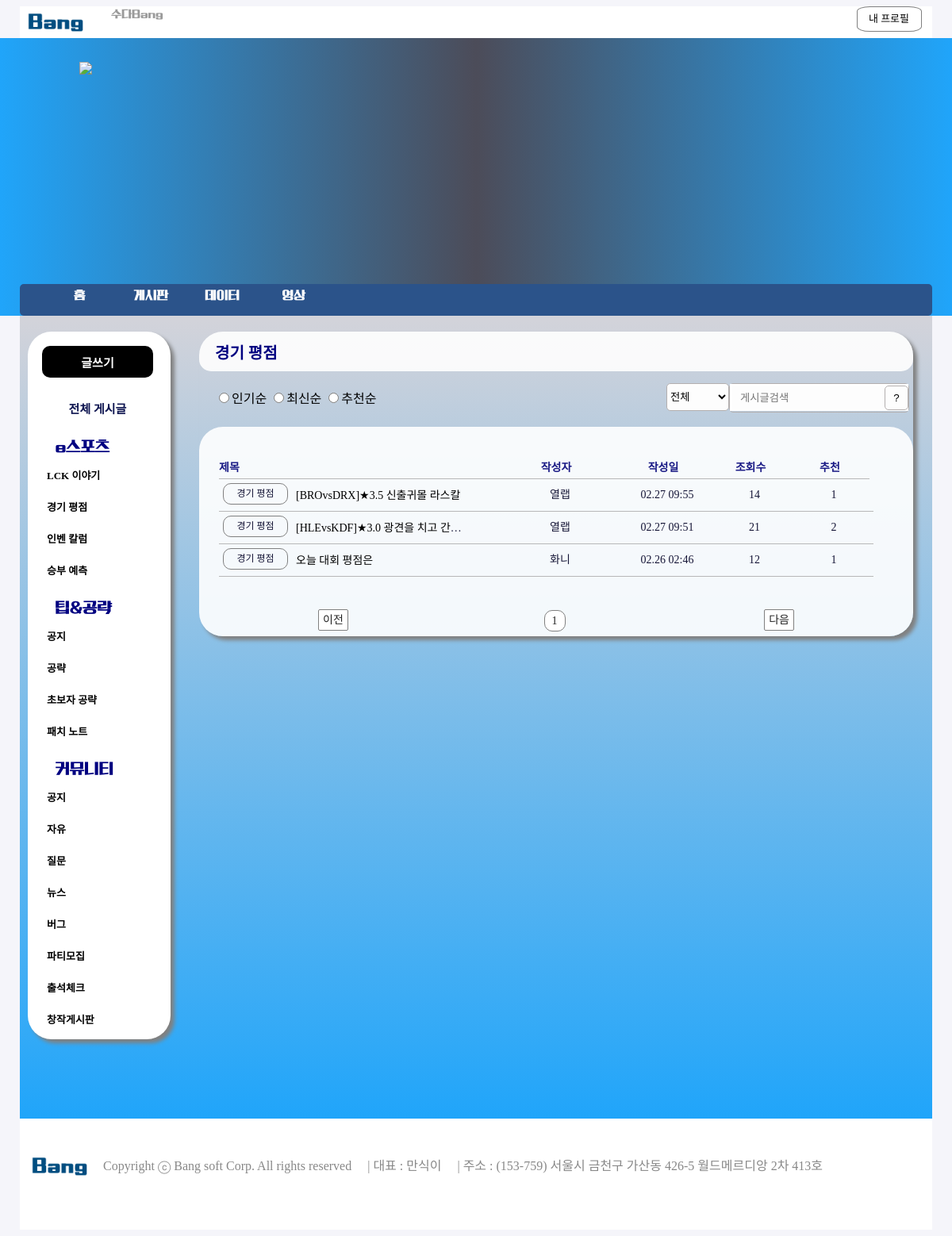
Screenshot of /bang/League_of_Legends/board/경기 평점 (signed in) with the database file from the repository.
### bang/models.py (models this page shows, shortened)
class Board(models.Model):
    title = models.CharField(max_length=100)
    content = models.TextField()
    nname = models.CharField(max_length=20)
    rdate =  models.DateTimeField()
    lookup = models.IntegerField(default=0)
    like = models.IntegerField(default=0)
    ccode = models.CharField(max_length=20)
    member = models.ForeignKey(Member, on_delete=models.CASCADE)

### bang/views.py (the view)
# urls.py: path('board/<ccode>', views.boardcategory, name='boardcategory'),
def boardcategory(request, ccode):
    signin_ok_user = request.session.get('signin_ok_user')
    board = Board.objects.filter(ccode=ccode).annotate(comment_count=Count('board_comment')).order_by('-id').values()
    paginator = Paginator(board, '20')
    page = request.GET.get('page', '1')
    page_obj = paginator.get_page(page)
    if board:
        order = request.GET.get('order', '')
        if order:
            context=orderInCategory(request, order, ccode)
            return render(request, 'boardbycategory.html', context)
        else:
            ccode = board[0]['ccode']
            context = {
                'signin_ok_user': signin_ok_user,
                'page_obj': page_obj,
                'ccode': ccode,
            }
            return render(request, 'boardbycategory.html', context)
    else:
        return redirect('bang:boardbycategory')

### bang/templates/boardbycategory.html (shortened to what this page needs)
{% load static %}
<!DOCTYPE html>
<html>
<head>
	<link rel="stylesheet" href="{% static 'css/nav_category.css' %}">
	<link rel="stylesheet" href="{% static 'css/board.css' %}">
</head>
<body>
{% include 'header.html' %}
<div class="body_container">
	<div class="nav_container">
		<nav>
		<div class="article-write-wrapper">
			<button id="article-write-button" type="button"><span id="article-write-span" onclick="location.href='/bang/League_of_Legends/write'">글쓰기</span></button>
		</div>
		<div class="article-all-wrapper">
			<button id="article-all-button" type="button" onclick="location.href='../board/'"><span id="article-all-span">전체 게시글</span></button>
		</div>
		<div class="article-parents-title">
			<div class="article-parents-title"><strong>e스포츠</strong></div>
			<div class="article-childs-title">
				<div><li><button id="article-childs-item-button"><span id="article-childs-item-span" onclick="location.href='../board/LCK 이야기'">LCK 이야기</span></button ></li></div>
				<div><li><button id="article-childs-item-button" onclick="location.href='../board/경기 평점'"><span id="article-childs-item-span">경기 평점</span></button></li></div>
				<div><li><button id="article-childs-item-button" onclick="location.href='../board/인벤 칼럼'"><span id="article-childs-item-span">인벤 칼럼</span> </button></li></div>
				<div><li><button id="article-childs-item-button" onclick="location.href='../board/승부 예측'"><span id="article-childs-item-span">승부 예측</span> </button></li></div>
			</div>
			<div class="article-parents-title"><strong>팁&공략</strong></div>
			<div class="article-childs-title">
				<div><li><button id="article-childs-item-button" onclick="location.href='../board/[팁&공략] 공지'"><span id="article-childs-item-span">공지</span></button ></li></div>
				<div><li><button id="article-childs-item-button" ><span id="article-childs-item-span" onclick="location.href='../board/공략'">공략</span></button></li></div>
				<div><li><button id="article-childs-item-button" onclick="location.href='../board/초보자 공략'"><span id="article-childs-item-span">초보자 공략</span> </button></li></div>
				<div><li><button id="article-childs-item-button" onclick="location.href='../board/패치 노트'"><span id="article-childs-item-span">패치 노트</span> </button></li></div>
			</div>
			<div class="article-parents-title"><strong>커뮤니티</strong></div>
			<div class="article-childs-title">
				<div><li><button id="article-childs-item-button" onclick="location.href='../board/[커뮤니티] 공지'"><span id="article-childs-item-span">공지</span></button></li></div>
				<div><li><button id="article-childs-item-button" onclick="location.href='../board/자유'"><span id="article-childs-item-span">자유</span></button></li></div>
				<div><li><button id="article-childs-item-button" onclick="location.href='../board/질문'"><span id="article-childs-item-span">질문</span> </button></li></div>
				<div><li><button id="article-childs-item-button" onclick="location.href='../board/뉴스'"><span id="article-childs-item-span">뉴스</span> </button></li></div>
				<div><li><button id="article-childs-item-button" onclick="location.href='../board/버그'"><span id="article-childs-item-span">버그</span> </button></li></div>
				<div><li><button id="article-childs-item-button"><span id="article-childs-item-span" onclick="location.href='../board/파티모집'">파티모집</span> </button></li></div>
				<div><li><button id="article-childs-item-button" onclick="location.href='../board/출석체크'"><span id="article-childs-item-span">출석체크</span> </button></li></div>
				<div><li><button id="article-childs-item-button" onclick="location.href='../board/창작게시판'"><span id="article-childs-item-span">창작게시판</span> </button></li></div>
			</div>
			</div>
			</nav>
    	</div>
	<section>
		<div class="center_container">
			{% if ccode %}
			<div class="category-title-wrapper"><span id="show_all_span">{{ccode}}<span></div>
			{% else %}
			<div class="category-title-wrapper"><span id="show_all_span">전체 게시글<span></div>
			{% endif %}
			<div class="search-wrapper">
				<div class="order-bt-wrapper">
				<form name="orderForm" method="get">
					<label>
						<input type="radio" name="order" id="orderbyrank" value="rank">인기순</input>
					</label>
					<label>
						<input type="radio" name="order" id="orderbynew" value="new" >최신순</input>
					</label>
					<label>
						<input type="radio" name="order" id="orderbyvote" value="vote">추천순</input>
					</label>
				</form>
				</div>
				<div class="board_s">
					<div class="input-botton-wrapper">
						<div class="searchBt-wrapper">
							<input id="btn-search" type="button" value="?">
						</div>
						<div class="input-wrapper">
							<input type="text" id="search_kw" name="input" size=20 placeholder="게시글검색" value="{{ kw|default_if_none:''}}">
						</div>
					</div>
					<div class="select-wrapper">
						<select id="select_q" name="q">
							<option value="all" selected>전체</option>
						</select>
					</div>
				</div>
			</div>
			<div class="board-wrapper">
				<div class="board">
					<ul class="board_row title_row">
						<li style="text-align: left;" id="board_li" class="w350"><span>제목</span></li>
						<li id="board_li" class="w150">작성자</li>
						<li id="board_li" class="w120">작성일</li>
						<li id="board_li" class="w100">조회수</li>
						<li id="board_li" class="w100">추천</li>
					</ul>
				</div>
				<div class="board">
					{% if page_obj %}
					{% for board in page_obj %}
					<ul class="board_row data_row">
						<li style="text-align: left; padding-left:5px;" id="board_li" class="w350"><div class="contents-category-wrapper"><label>{{board.ccode}}</label></div>&nbsp;<div class="contents-title-wrapper"><p><a id="contents-title-id" href="{% url 'bang:detail' board.id %}">{{board.title}}</a></p></div><div class="comments-count-wrapper">{% if board.comment_count  %}<span style="color:rgb(152, 0, 255);">({{ board.comment_count }})</span>{% endif %}</div> </li>
						<li id="board_li" class="w150" style="line-height: 40px;"><span>{{board.nname}}</span></li>
						<li id="board_li" class="w120"><span id="date">{{board.rdate |  date:'m.d H:i'}}</span></li>
						<li id="board_li" class="w100"  style="line-height: 40px;"><span>{{board.lookup}}</span></li>
						<li id="board_li" class="w100" style="line-height: 40px;"><span>{{board.like}}</span></li>
					</ul>
					{% endfor %}
					{% endif %}
				</div>
			</div>
			<div class="pagination-container">
				<div class="pagination">
					{% if page_obj.has_previous %}
					<li id="page_li" class="page-item">
						<a class="before_move page-link" data-page="{{ page_obj.previous_page_number }}" href="javascript:void(0)">이전</a>
					</li>
					{% else %}
					<li id="page_li" class="page-item disabled">
						<a class="before_move" tabindex="-1" aria-disabled="true" href="javascript:void(0)">이전</a>
					</li>
					{% endif %}
					<div class="block">
						{% for page_number in page_obj.paginator.page_range %}
						{% if page_number == page_obj.number %}
						<li cid="page_li" class="page-item active" aria-current="page">
							<a class="page-link" data-page="{{ page_number }}" href="javascript:void(0);">{{ page_number }}</a>&nbsp;
						</li>
						{% else %}
						<li id="page_li" class="page-item">
							<a class="page-link" data-page="{{ page_number }}" href="javascript:void(0)">{{ page_number }}</a>&nbsp;
						</li>
						{% endif %}
						{% endfor %}
					</div>
						{% if page_obj.has_next %}
						<li id="page_li" class="page-item">
							<a class="next_move page-link" data-page="{{ page_obj.next_page_number }}" href="javascript:void(0)">다음</a>
						</li>
						{% else %}
						<li id="page_li" class="page-item disabled">
							<a class="next_move" tabindex="-1" aria-disabled="true" href="javascript:void(0)">다음</a>
						</li>
						{% endif %}
				</div>
			</div>
		</div>
	</section>
</div>
{% include 'footer.html' %}
</body>
</html>

### bang/static/css/nav_category.css (style rules this page uses)
.article-write-wrapper, .article-all-wrapper, .article-parents-title { display: block; margin-top: 10%; margin-left: 10%; }
.article-parents-title { margin-bottom: 3%; }
#article-write-button { border: none; width: 140px; height: 40px; border-radius: 10px; background: rgba(0,0,0,9.9); }
#article-all-button { border: none; width: 140px; height: 40px; background-color: white; }
#article-childs-item-button { border: none; width: 100px; height: 40px; text-align: left; background-color: white; }
#article-write-span, #article-all-span { font-family: '나눔스퀘어L'; font-size: 15px; font-weight: 700; }
#article-write-span { color: white; border-radius: 10px; background: rgba(0,0,0,9.9); }
#article-all-span { color:rgb(14, 21, 80); }
#article-childs-item-span { font-family: '나눔스퀘어L'; font-size: 13px; font-weight: 700; text-align: left; }
strong { font-family: '210썸타임L'; font-size: 20px; font-weight: bold; color:navy; }
li { list-style-type: none; }

### rows the page displays
Board: ccode "경기 평점", title "[BROvsDRX]★3.5 신출귀몰 라스칼", nname "열랩", rdate "02.27 09:55", lookup "14", like "1"
Board: ccode "경기 평점", title "오늘 대회 평점은", nname "화니", rdate "02.26 02:46", lookup "12", like "1"

### other values shown
{{ ccode }} "경기 평점"
{{ board.ccode }} "경기 평점"
{{ board.title }} "[HLEvsKDF]★3.0 광견을 치고 간…"
{{ board.nname }} "열랩"
{{ board.rdate |  date:'m.d H:i' }} "02.27 09:51"
{{ board.lookup }} "21"
{{ board.like }} "2"
{{ page_number }} "1"
